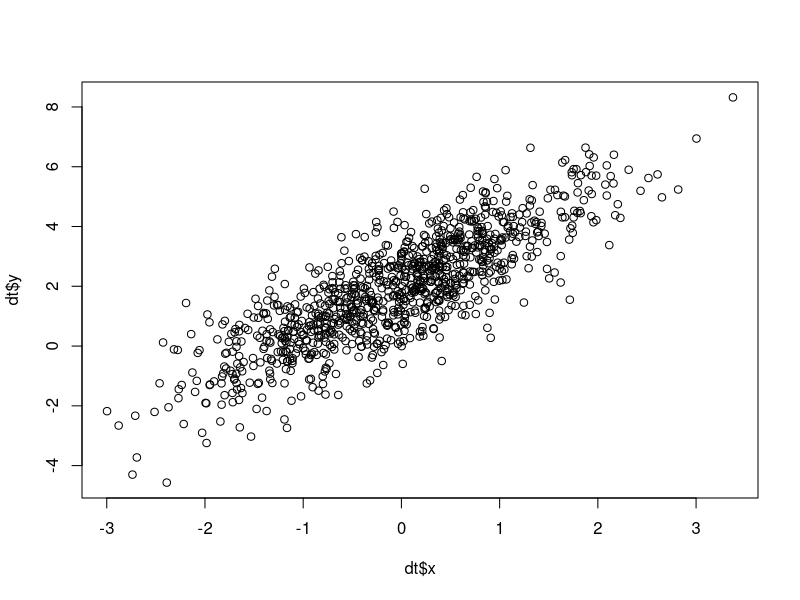

Here is the R script that generated this plot: (Note: this script raises an error after producing the figure.)
# Bootstrapping prediction intervals
 library(data.table)
 
 set.seed(945095)
 train <- sample(1:1e3, 800)
 dt <- data.table(x = rnorm(1e3))[, y := rnorm(1e3, 1.5*x + 2)][train, Train := 1][, Train := ifelse(is.na(Train), 0, Train)]
 
 tst <- dt[Train == 0]
 tst[, Index := 1:200]
 
 modfull <- lm(y~x, data = dt[Train == 1])
 
 plot(dt$x, dt$y)
 
 xseq <- seq(min(dt$x), max(dt$x), .05)
 
 preds1 <- preds2 <- NULL
 for (i in 1:1e3) {
   cat("\rIteration: ", i)
   ii <- sample(1:800, 800, replace = T)
   mod <- lm(y~x, data = dt[Train == 1][ii])
   pred <- predict(mod, newdata = tst, interval = "prediction")
   preds1 <- rbind(preds1, data.table(Index = 1:200, data.table(pred), Iter = i))
   pred <- predict(mod, newdata = data.table(x = xseq), interval = "prediction")
   preds2 <- rbind(preds2, data.table(Index = 1:length(xseq), x = xseq, data.table(pred), Iter = i))
 }
 dim(preds1)
 dim(preds2)
 
 preds <- merge(preds, tst, by = "Index")
 preds[, InPredInt := ifelse(y > lwr & y < upr, 1, 0)]
 preds[, list(Coverage = mean(InPredInt)), by = Index]
 preds[, list(Coverage = mean(InPredInt))]
 
 preds[, list(Mean = mean(Predicted), LowCI = quantile(Predicted, 0.025), HighCI = quantile(Predicted, 0.975)), by = Index]
 this <- merge(.Last.value, tst, by = "Index")
 this[, mean(y < HighCI & y > LowCI)]
 
 
 preds[Index == 1, hist(lwr)]
 preds[Index == 1, list(mean(lwr), mean (upr))]
 preds[, list(Low = ), by = Index]
 
 predict(modfull, newdata = dt[Train == 0][1], interval = "prediction")
 
 
 lmints <- data.table(Index = 1:length(xseq), x = xseq, Type = "lm", predict(modfull, newdata = data.table(x = xseq), interval = "prediction"))
 setnames(lmints, c("lwr", "upr"), c("LowPI", "HighPI"))
 lmincs <- lmints[, list(x, Type, LowPI, HighPI, Sample = rnorm(1e4, 1.5*x + 2)), by = Index][, list(Inclusion = mean(Sample > LowPI & Sample < HighPI)), by = list(Index, x, Type)]
 ggplot(lmincs, aes(x, Inclusion)) + geom_line() + scale_y_continuous(limits = c(0.9, 1))
 
 bsints <- preds2[, list(Type = "bs", LowPI = mean(lwr), HighPI = mean(upr)), by = list(Index, x)]
 bsincs <- bsints[, list(x, Type, LowPI, HighPI, Sample = rnorm(1e4, 1.5*x + 2)), by = Index][, list(Inclusion = mean(Sample > LowPI & Sample < HighPI)), by = list(Index, x, Type)]
 ggplot(bsincs, aes(x, Inclusion)) + geom_line() + scale_y_continuous(limits = c(0.9, 1))
 
 ggplot(rbind(bsincs, lmincs), aes(x, Inclusion, col = Type)) + geom_line() + scale_y_continuous(limits = c(0.9, 1))
 
 
 preds2[, (1.5*x + 2 > quantile(fit, 0.025) & 1.5*x + 2 < quantile(fit, 0.975)), by = list(Index, x)]
 
 
 
 
# End script
 